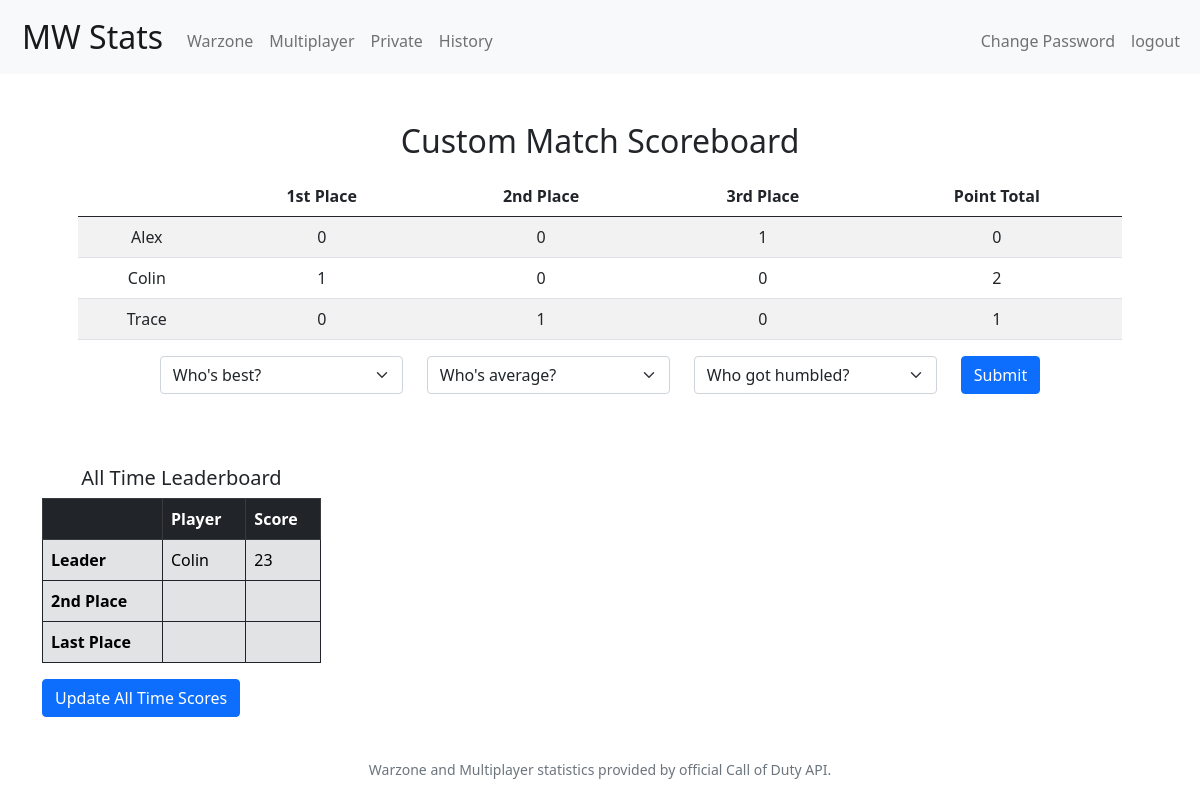
Page /private (signed in) on the earlier database version.
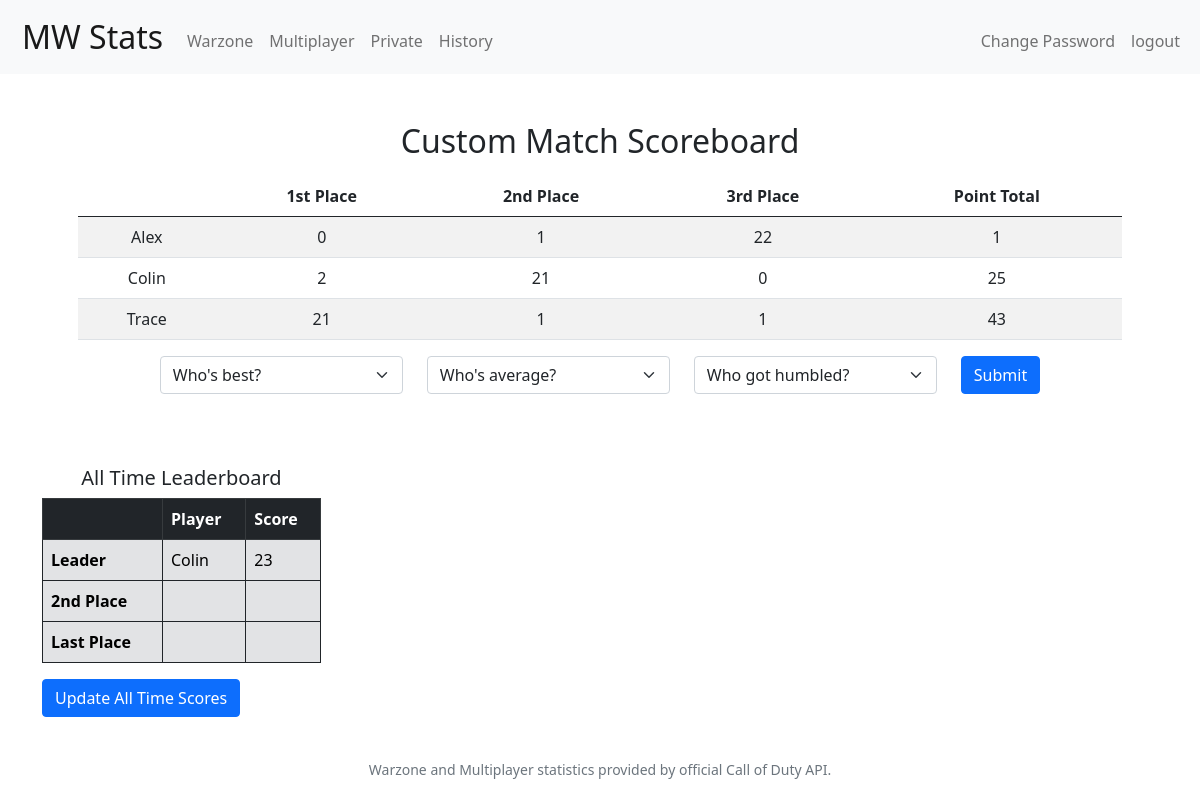
Same page on the later database version.
### MW_STATS/models.py (models this page shows)
class Score(models.Model):
    name = models.ForeignKey(PrivateUsers, on_delete=CASCADE)
    first = models.IntegerField(default=0)
    second = models.IntegerField(default=0)
    third = models.IntegerField(default=0)
    total = models.IntegerField(default=0)

### MW_STATS/views.py (the view)
# urls.py: path('private', views.private, name='private')
@login_required
def private(request):
    alex_scores = Score.objects.get(id=1)
    colin_scores = Score.objects.get(id=2)
    trace_scores = Score.objects.get(id=3)
    if request.method == 'POST':
        first = request.POST['first']
        second = request.POST['second']
        if first == 'alex':
            alex_scores.first += 1
            alex_scores.total += 2
            alex_scores.save()
            if second == 'colin':
                colin_scores.second += 1
                colin_scores.total += 1
                colin_scores.save()
                trace_scores.third += 1
                trace_scores.save()
            else:
                trace_scores.second += 1
                trace_scores.total += 1
                trace_scores.save()
                colin_scores.third += 1
                colin_scores.save()
        elif first == 'colin':
            colin_scores.first += 1
            colin_scores.total += 2
            colin_scores.save()
            if second == 'alex':
                alex_scores.second += 1
                alex_scores.total += 1
                alex_scores.save()
                trace_scores.third += 1
                trace_scores.save()
            else:
                trace_scores.second += 1
                trace_scores.total += 1
                trace_scores.save()
                alex_scores.third += 1
                alex_scores.save()
        else:
            trace_scores.first += 1
            trace_scores.total += 2
            trace_scores.save()
            if second == 'alex':
                alex_scores.second += 1
                alex_scores.total += 1
                alex_scores.save()
                trace_scores.third += 1
                trace_scores.save()
            else:
                colin_scores.second += 1
                colin_scores.total += 1
                colin_scores.save()
                alex_scores.third += 1
                alex_scores.save()
        alex_scores = Score.objects.get(id=1)
        colin_scores = Score.objects.get(id=2)
        trace_scores = Score.objects.get(id=3)
        return render(request, 'mw_stats/private.html', {
            'alex_scores': alex_scores,
            'colin_scores': colin_scores,
            'trace_scores': trace_scores
        })
    else:
        return render(request, 'mw_stats/private.html', {
            'alex_scores': alex_scores,
            'colin_scores': colin_scores,
            'trace_scores': trace_scores
        })

### MW_STATS/templates/mw_stats/private.html (shortened to what this page needs)
{% extends 'mw_stats/layout.html' %}
{% block links %}
    <a class="nav-link" href="{% url 'warzone' %}" active>Warzone</a>
    <a class="nav-link" href="{% url 'multiplayer' %}">Multiplayer</a>
    <a class="nav-link" href="{% url 'private' %}">Private</a>
    <a class="nav-link" href="{% url 'history' %}">History</a>
{% endblock %}
{% block body %}
    <main class="container p-5">
        <h2>Custom Match Scoreboard</h2>
        <table class="table table-striped">
            <thead class="thead-dark">
                <tr>
                    <th></th>
                    <th>1st Place</th>
                    <th>2nd Place</th>
                    <th>3rd Place</th>
                    <th>Point Total</th>
                </tr>
            </thead>
            <tbody>
                <tr>
                    <td>Alex</td>
                    <td>{{ alex_scores.first }}</td>
                    <td>{{ alex_scores.second }}</td>
                    <td>{{ alex_scores.third }}</td>
                    <td>{{ alex_scores.total }}</td>
                </tr>
                <tr>
                    <td>Colin</td>
                    <td>{{ colin_scores.first }}</td>
                    <td>{{ colin_scores.second }}</td>
                    <td>{{ colin_scores.third }}</td>
                    <td>{{ colin_scores.total }}</td>
                </tr>
                <tr>
                    <td>Trace</td>
                    <td>{{ trace_scores.first }}</td>
                    <td>{{ trace_scores.second }}</td>
                    <td>{{ trace_scores.third }}</td>
                    <td>{{ trace_scores.total }}</td>
                </tr>
            </tbody>
        </table>
        <form method="POST">
            <div class="row justify-content-md-center">
                <div class="col-3">
                <select class="form-select" name="first">
                    <option selected>Who's best?</option>
                    </select>
                </div>
                <div class="col-3">
                <select class="form-select" name="second">
                    <option selected>Who's average?</option>
                    </select>
                </div>
                <div class="col-3">
                <select class="form-select" name="third">
                    <option selected>Who got humbled?</option>
                    </select>
                </div>
                <div class="col-auto">
                    <button type="submit" class="btn btn-primary">Submit</button>
                </div>
            </div>
        </form>
    </main>
    <br>
    <div class="container">
        <div class="col-3">
            <h5 class="text-center">All Time Leaderboard</h5>
            <table class="table table-secondary table-hover table-bordered border-dark">
                <thead class="table-dark">
                    <tr>
                        <th scope="col"></th>
                        <th scope="col">Player</th>
                        <th scope="col">Score</th>
                    </tr>
                </thead>
                <tbody>
                    <tr>
                        <th scope="row">Leader</th>
                        <td>Colin</td>
                        <td>23</td>
                    </tr>
                    <tr>
                        <th scope="row">2nd Place</th>
                        <td></td>
                        <td></td>
                    </tr>
                    <tr>
                        <th scope="row">Last Place</th>
                        <td></td>
                        <td></td>
                    </tr>
                </tbody>
            </table>
            <button type="submit" class="btn btn-primary">Update All Time Scores</button>
        </div>
    </div>
{% endblock %}

### MW_STATS/templates/mw_stats/layout.html (shortened to what this page needs)
{% load static %}
<!doctype html>
<html lang="en">
  <head>
    <link href="https://cdn.jsdelivr.net/npm/bootstrap@5.0.0-beta1/dist/css/bootstrap.min.css" rel="stylesheet">
    <link href="{% static 'mw_stats/styles.css' %}" rel="stylesheet">
  </head>
  <body>
    <nav class="navbar navbar-expand-lg navbar-light bg-light">
      <div class="container-fluid">
        <a class="navbar-brand" href="{% url 'index' %}"><span class="black" style="padding-left: 10px;">MW Stats</span></a>
        <div class="collapse navbar-collapse" id="navbarNavAltMarkup">
          <div class="navbar-nav mt-2">
            {% block links %}{% endblock %}
          </div>
          <div class="navbar-nav mt-2 ms-auto">
            {% if user.is_authenticated %}
              <a class="nav-link" href="">Change Password</a>
              <a class="nav-link" href="{% url 'logout_user' %}">logout</a>
            {% else %}
              <a class="nav-link">Not signed in</a>
              <a class="nav-link active" href="{% url 'login_user' %}">Sign In</a>
            {% endif %}
          </div>
        </div>
      </div>
    </nav>
    {% block body %}{% endblock %}
    <footer id="footer" class="small text-center text-muted">
      Warzone and Multiplayer statistics provided by official Call of Duty API.
    </footer>
  </body>
</html>

### MW_STATS/static/mw_stats/styles.css (style rules this page uses)
nav .navbar-brand { font-size: xx-large; }
main { overflow-x: auto; text-align: center; }
#footer { position: absolute; bottom: 0; padding-bottom: 20px; width: 100%; }

Differences in the rows shown:
changed Score (number 1 of 3 on the later page): second "0" → "1"; third "1" → "22"; total "0" → "1"
changed Score (number 2 of 3 on the later page): first "1" → "2"; second "0" → "21"; total "2" → "25"
changed Score (number 3 of 3 on the later page): first "0" → "21"; third "0" → "1"; total "1" → "43"
